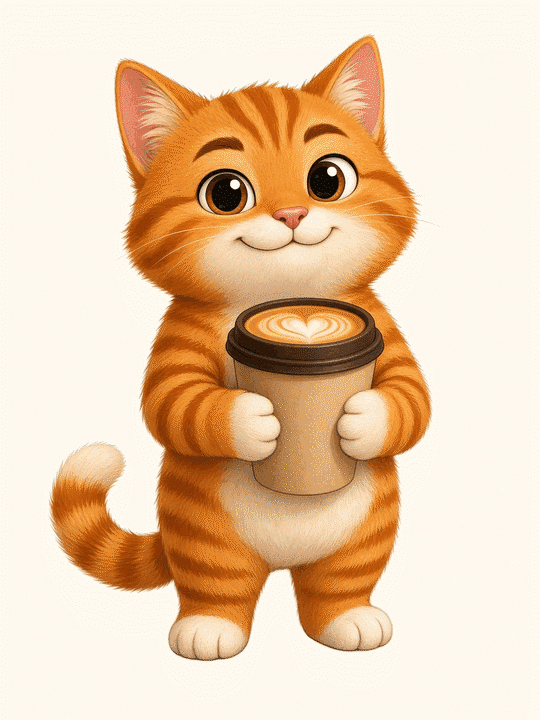
#> input picture assets/images/cat/barista-spin.gif, 540 x 720 px
$ python -i white-bg-menu-images.py   (imports and definitions only)
#> lines starting #> are read from the running program, lines starting #| are printed output that depends on the picture; after the words box and inside, x2 and y2 are one past the last pixel; in counts of white or black regions, pixels touching at a corner belong together
#!/usr/bin/env python3
"""Batch-convert menu JPGs to a pure white studio background.

Designed for the MarketingCofe menu assets where the product is centered
against a soft beige backdrop. Uses GrabCut plus border-color cleanup so we
keep the cup/food, preserve a soft contact shadow, and normalize the backdrop
to #FFFFFF.
"""

from __future__ import annotations

import argparse
from pathlib import Path

import cv2
import numpy as np
from PIL import Image, ImageEnhance, ImageFilter

ROOT = Path(__file__).resolve().parent.parent / "menu" / "assets" / "images"


def build_alpha_mask(bgr: np.ndarray) -> np.ndarray:
    h, w = bgr.shape[:2]

    mask = np.zeros((h, w), np.uint8)
    bgd_model = np.zeros((1, 65), np.float64)
    fgd_model = np.zeros((1, 65), np.float64)

    margin_x = max(18, int(w * 0.08))
    margin_y = max(18, int(h * 0.08))
    rect = (margin_x, margin_y, w - margin_x * 2, h - margin_y * 2)
    cv2.grabCut(bgr, mask, rect, bgd_model, fgd_model, 5, cv2.GC_INIT_WITH_RECT)

    fg = np.where(
        (mask == cv2.GC_FGD) | (mask == cv2.GC_PR_FGD),
        255,
        0,
    ).astype(np.uint8)

    # Clean the mask but avoid cutting holes into transparent cups / whipped cream.
    fg = cv2.morphologyEx(
        fg,
        cv2.MORPH_CLOSE,
        cv2.getStructuringElement(cv2.MORPH_ELLIPSE, (9, 9)),
        iterations=1,
    )
    fg = cv2.morphologyEx(
        fg,
        cv2.MORPH_OPEN,
        cv2.getStructuringElement(cv2.MORPH_ELLIPSE, (5, 5)),
        iterations=1,
    )

    num_labels, labels, stats, _ = cv2.connectedComponentsWithStats(fg)
    if num_labels > 1:
        cx0, cy0 = w / 2.0, h / 2.0
        best_label = 1
        best_score = float("-inf")
        for label in range(1, num_labels):
            x, y, ww, hh, area = stats[label]
            cx = x + ww / 2.0
            cy = y + hh / 2.0
            center_score = -(((cx - cx0) / w) ** 2 + ((cy - cy0) / h) ** 2) * 4000
            area_score = area
            score = center_score + area_score
            if score > best_score:
                best_score = score
                best_label = label
        fg = np.where(labels == best_label, 255, 0).astype(np.uint8)

    fg = cv2.GaussianBlur(fg, (0, 0), 1.6)
    return fg


def synthetic_shadow(size: tuple[int, int], alpha: np.ndarray) -> Image.Image:
    h, w = size
    ys, xs = np.where(alpha > 24)
    shadow = Image.new("RGBA", (w, h), (255, 255, 255, 0))
    if len(xs) == 0 or len(ys) == 0:
        return shadow

    x0, x1 = xs.min(), xs.max()
    y0, y1 = ys.min(), ys.max()
    obj_w = x1 - x0 + 1
    obj_h = y1 - y0 + 1
    cx = (x0 + x1) / 2
    cy = min(h - 18, y1 + obj_h * 0.08)
    rx = max(28, int(obj_w * 0.42))
    ry = max(10, int(obj_h * 0.06))

    yy, xx = np.mgrid[0:h, 0:w]
    norm = ((xx - cx) / rx) ** 2 + ((yy - cy) / ry) ** 2
    ellipse = np.clip(1.0 - norm, 0.0, 1.0)
    ellipse = cv2.GaussianBlur((ellipse * 255).astype(np.uint8), (0, 0), 10.0)
    rgba = np.zeros((h, w, 4), dtype=np.uint8)
    rgba[..., :3] = 0
    rgba[..., 3] = (ellipse * 0.22).astype(np.uint8)
    return Image.fromarray(rgba, "RGBA")


def process_image(path: Path, out_path: Path) -> None:
#> called with path = '../assets/images/cat/barista-spin.gif', out_path = 'out.png'
    bgr = cv2.imread(str(path), cv2.IMREAD_COLOR)
#> bgr is the input picture: shape (720, 540, 3); mean B, G, R 173.6, 204.3, 233.6
    if bgr is None:
        raise RuntimeError(f"Cannot read image: {path}")

    alpha = build_alpha_mask(bgr)
#> in build_alpha_mask, `num_labels, labels, stats, _ = cv2.connectedComponentsWithStats(fg)`:
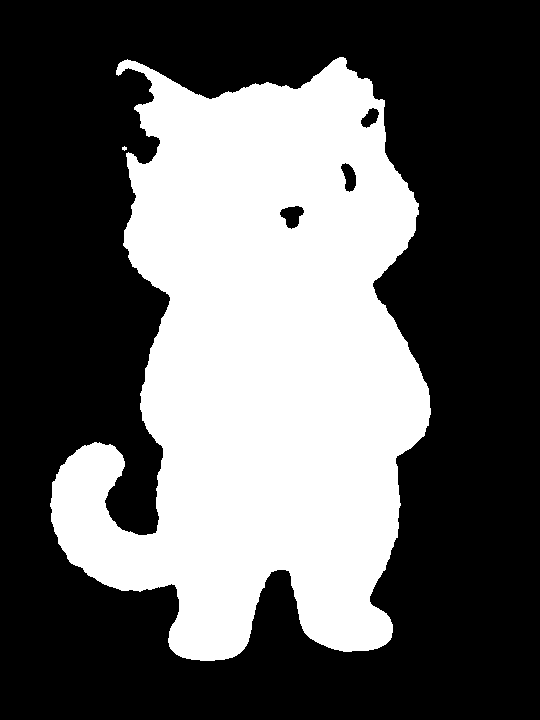
#> fg: shape (720, 540); 37.8% white; 2 white regions (1 under 20 px), largest, box (x1, y1, x2, y2) and area: (50, 57, 431, 661) 146997
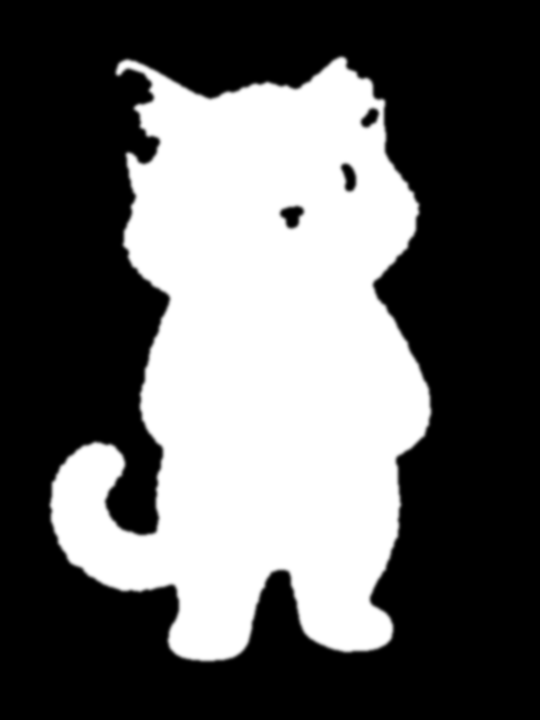
#> alpha: shape (720, 540); min 0, max 255, mean 96.4
    rgb = cv2.cvtColor(bgr, cv2.COLOR_BGR2RGB)
    rgba = np.dstack([rgb, alpha])
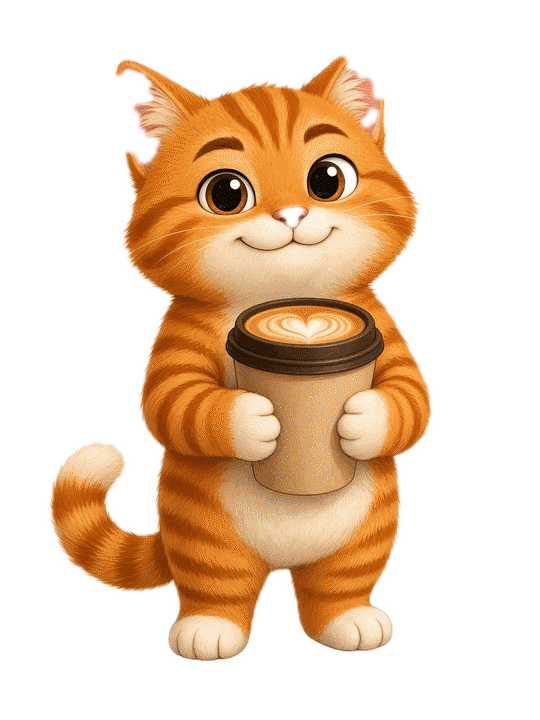
#> rgba: shape (720, 540, 4); mean R, G, B, A 233.6, 204.3, 173.6, 96.4; transparent parts drawn white

    base = Image.new("RGBA", (rgba.shape[1], rgba.shape[0]), (255, 255, 255, 255))
#> base: PIL image 540x720 RGBA; every value is 255
    base = Image.alpha_composite(base, synthetic_shadow((rgba.shape[0], rgba.shape[1]), alpha))
#> in synthetic_shadow, `x0, x1 = xs.min(), xs.max()`: x0 = 48; x1 = 432
#> in synthetic_shadow, `y0, y1 = ys.min(), ys.max()`: y0 = 55; y1 = 662
#> in synthetic_shadow, `obj_w = x1 - x0 + 1`: obj_w = 385
#> in synthetic_shadow, `obj_h = y1 - y0 + 1`: obj_h = 608
#> in synthetic_shadow, `cx = (x0 + x1) / 2`: cx = 240
#> in synthetic_shadow, `cy = min(h - 18, y1 + obj_h * 0.08)`: cy = 702
#> in synthetic_shadow, `rx = max(28, int(obj_w * 0.42))`: rx = 161
#> in synthetic_shadow, `ry = max(10, int(obj_h * 0.06))`: ry = 36
#> in synthetic_shadow, `norm = ((xx - cx) / rx) ** 2 + ((yy - cy) / ry) ** 2`:
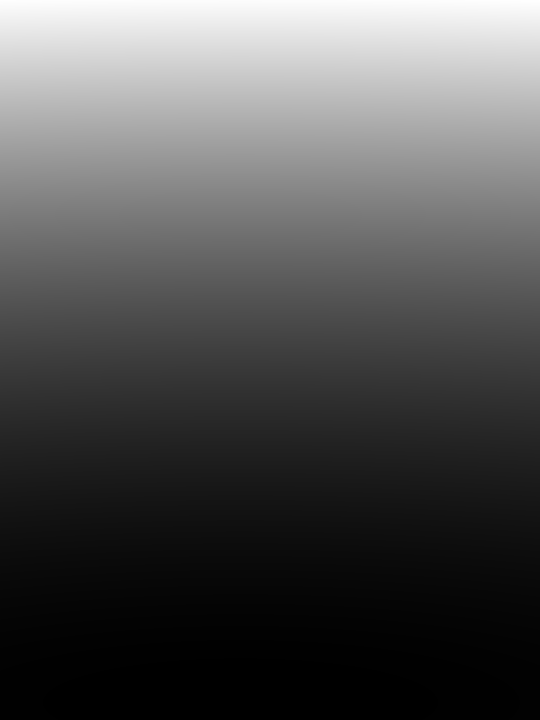
#> norm: shape (720, 540) float64; min 0, max 383.7, mean 124.8; drawn with min black and max white
#> in synthetic_shadow, `ellipse = np.clip(1.0 - norm, 0.0, 1.0)`:
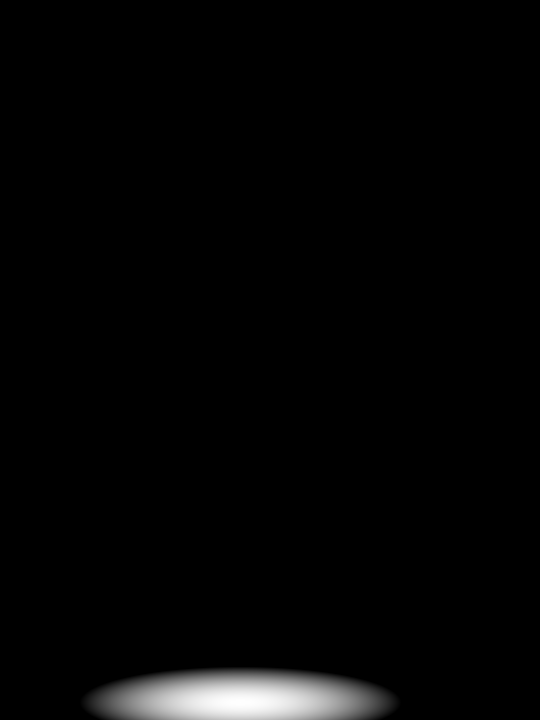
#> ellipse: shape (720, 540) float64; min 0, max 1, mean 0.0203
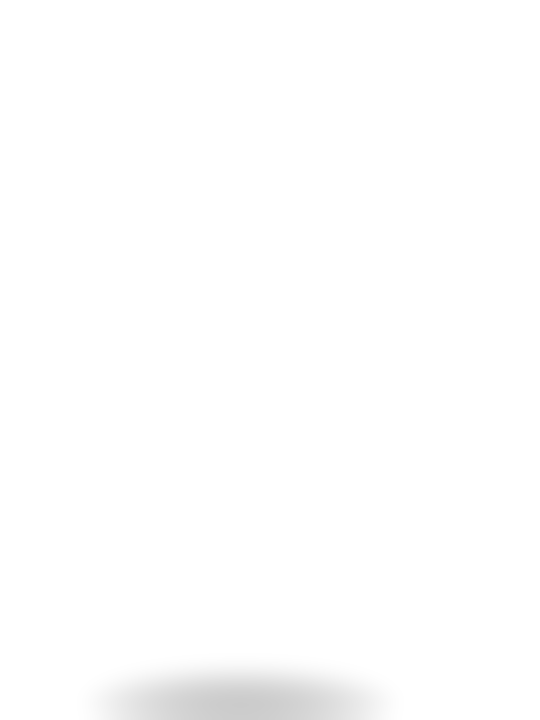
#> base: PIL image 540x720 RGBA; mean R, G, B, A 253.9, 253.9, 253.9, 255
    fg = Image.fromarray(rgba, "RGBA")
    composed = Image.alpha_composite(base, fg).convert("RGB")

    composed = ImageEnhance.Contrast(composed).enhance(1.06)
    composed = ImageEnhance.Color(composed).enhance(1.03)
    composed = ImageEnhance.Sharpness(composed).enhance(1.08)
    composed = composed.filter(ImageFilter.UnsharpMask(radius=1.2, percent=108, threshold=2))
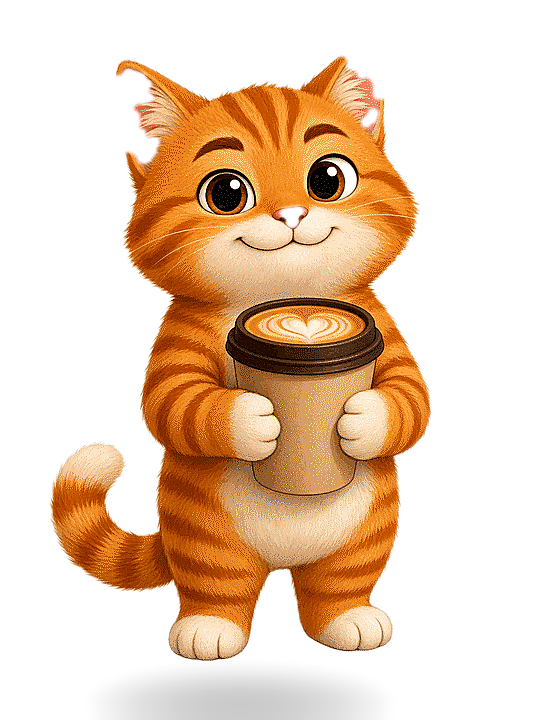
#> composed: PIL image 540x720 RGB; mean R, G, B 233.9, 206.6, 182

#> (the run stopped early here; a loop or call above may not have finished)
